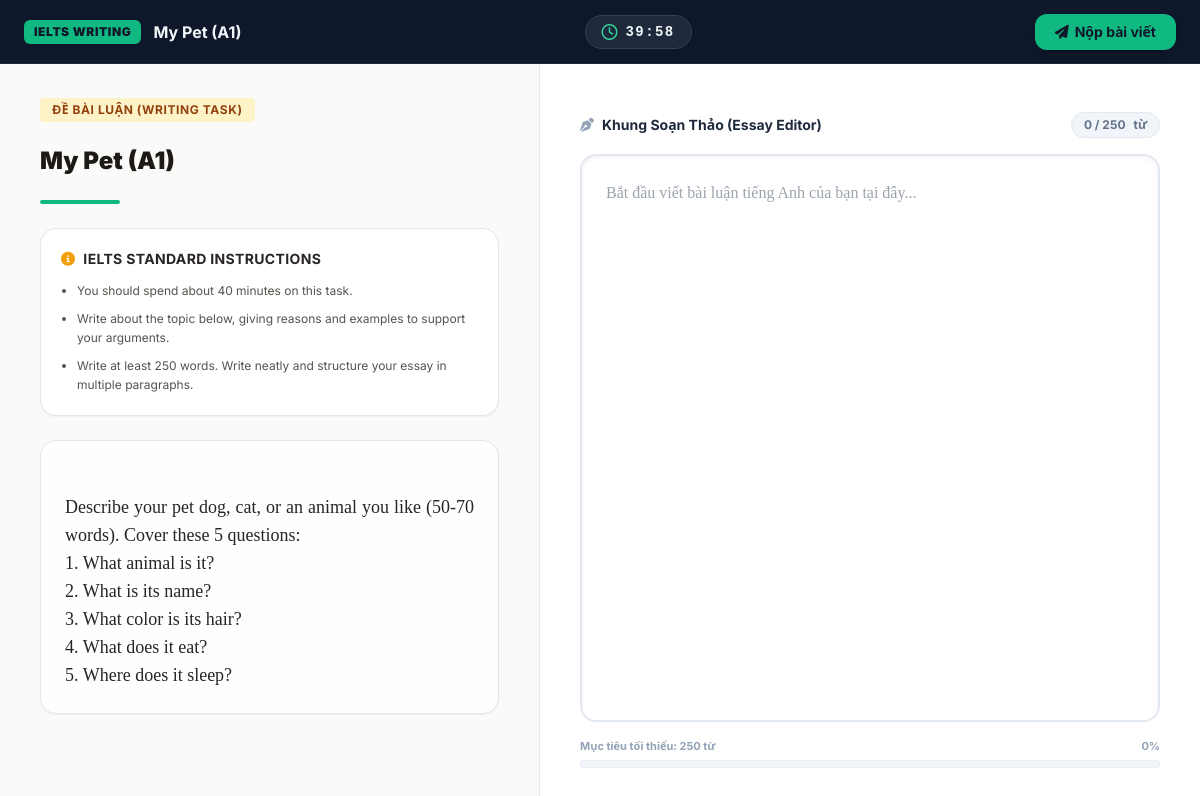
The app's page /writing/test/94/ (signed in) with its own data.
### core/models.py (models this page shows, shortened)
class WritingTask(models.Model):
    user = models.ForeignKey(
        User,
        on_delete=models.CASCADE,
        related_name="writing_tasks",
        null=True,
        blank=True,
        verbose_name="Người tạo",
    )
    title = models.CharField(max_length=200, verbose_name="Tiêu đề bài viết")
    prompt_text = models.TextField(verbose_name="Đề bài luận")
    created_at = models.DateTimeField(auto_now_add=True, verbose_name="Ngày tạo")
    level = models.CharField(
        max_length=2,
        choices=LEVEL_CHOICES,
        default="A1",
        verbose_name="Trình độ",
    )
    class Meta:
        verbose_name = "Bài viết (Writing)"
        verbose_name_plural = "Bài viết (Writing)"
        ordering = ["-created_at"]

### core/views.py (the view, shortened to what this page needs)
# urls.py: path("writing/test/<int:task_id>/", views.writing_test_view, name="writing_test"),
@login_required(login_url="login")
def writing_test_view(request, task_id):
    from .models import WritingTask, UserSubmission
    task = get_object_or_404(WritingTask, id=task_id)
    context = {
        "task": task,
        "mode": "test"
    }
    return render(request, "core/writing_test.html", context)

### templates/core/writing_test.html (shortened to what this page needs)
{% load static %}{% load custom_filters %}
<!DOCTYPE html>
<html lang="vi" class="h-full">
<head>
    <script src="https://cdn.tailwindcss.com"></script>
    <link rel="stylesheet" href="https://cdnjs.cloudflare.com/ajax/libs/font-awesome/6.4.0/css/all.min.css">
</head>
<body class="bg-slate-50 h-full overflow-hidden flex flex-col">
    <header class="bg-slate-900 text-white h-16 px-4 sm:px-6 flex items-center justify-between border-b border-slate-800 z-30 flex-shrink-0">
        <div class="flex items-center gap-3">
            <span class="bg-emerald-500 text-slate-900 text-xs font-black px-2.5 py-1 rounded-md uppercase tracking-wider">IELTS Writing</span>
            <h1 class="font-bold text-sm sm:text-base truncate max-w-[200px] sm:max-w-xs md:max-w-md lg:max-w-lg text-slate-100">
                {{ task.title }}
            </h1>
        </div>
        {% if mode == 'test' %}
        <div class="flex items-center gap-2 bg-slate-800 border border-slate-700 px-4 py-1.5 rounded-full text-slate-200">
            <i class="far fa-clock text-emerald-400 animate-pulse"></i>
            <span class="text-sm font-bold font-mono tracking-widest text-slate-100" id="timer">40:00</span>
        </div>
        {% else %}
        <div class="flex items-center gap-2 bg-emerald-500/10 border border-emerald-500/20 px-4 py-1.5 rounded-full text-emerald-400">
            <i class="fas fa-check-circle"></i>
            <span class="text-xs sm:text-sm font-bold uppercase tracking-wider">Đã hoàn thành</span>
        </div>
        {% endif %}
        <div>
            {% if mode == 'test' %}
            <button type="submit"
                    form="writingForm"
                    class="px-5 py-2 bg-emerald-500 hover:bg-emerald-600 active:scale-[0.98] text-slate-900 font-bold text-sm rounded-xl transition-all shadow-md flex items-center gap-1.5">
                <i class="fas fa-paper-plane"></i> Nộp bài viết
            </button>
            {% else %}
            <a href="{% url 'dashboard' %}"
               class="px-5 py-2 bg-slate-800 hover:bg-slate-700 text-white font-bold text-sm rounded-xl transition-all border border-slate-700 flex items-center gap-1.5">
                <i class="fas fa-arrow-left"></i> Quay lại Dashboard
            </a>
            {% endif %}
        </div>
    </header>
    <main class="flex-1 flex flex-col md:flex-row overflow-hidden relative">
        <section class="w-full md:w-[45%] h-1/2 md:h-full bg-stone-50 border-r border-slate-200 overflow-y-auto px-6 sm:px-10 py-8 select-text">
            <div class="max-w-2xl mx-auto space-y-6">
                <div class="inline-flex items-center bg-amber-100 text-amber-800 px-3 py-1 rounded text-xs font-bold uppercase tracking-wider">
                    Đề bài luận (Writing Task)
                </div>
                <h2 class="text-2xl font-black text-stone-900 leading-tight">
                    {{ task.title }}
                </h2>
                <div class="w-20 h-1 bg-emerald-500 rounded-full"></div>
                <div class="bg-white rounded-2xl border border-stone-200 p-5 space-y-3 shadow-sm">
                    <h3 class="font-bold text-stone-800 text-xs sm:text-sm flex items-center gap-2 uppercase tracking-wide">
                        <i class="fas fa-info-circle text-amber-500"></i>
                        IELTS Standard Instructions
                    </h3>
                    <ul class="text-xs text-stone-600 space-y-2 list-disc pl-4 leading-relaxed">
                        <li>You should spend about 40 minutes on this task.</li>
                        <li>Write about the topic below, giving reasons and examples to support your arguments.</li>
                        <li>Write at least 250 words. Write neatly and structure your essay in multiple paragraphs.</li>
                    </ul>
                </div>
                <div class="bg-white/80 rounded-2xl border border-stone-200 p-6 shadow-sm">
                    <p class="text-stone-800 text-base sm:text-lg font-medium leading-relaxed font-serif text-justify whitespace-pre-line">
                        {{ task.prompt_text }}
                    </p>
                </div>
            </div>
        </section>
        <section class="w-full md:w-[55%] h-1/2 md:h-full bg-white overflow-y-auto px-6 sm:px-10 py-8 flex flex-col">
            <div class="max-w-3xl mx-auto w-full flex-1 flex flex-col space-y-6">
                {% if mode == 'result' %}
                <div class="bg-gradient-to-br from-slate-900 to-slate-800 text-white rounded-3xl p-6 shadow-xl border border-slate-700 relative overflow-hidden animate-slide-up">
                    <div class="absolute -right-8 -bottom-8 w-24 h-24 bg-emerald-500/10 rounded-full blur-xl"></div>
                    <div class="relative z-10 space-y-4">
                        <div class="flex items-center justify-between">
                            <span class="bg-emerald-500 text-slate-900 text-[10px] font-black px-2.5 py-0.5 rounded-full uppercase tracking-wider">Đánh giá kết quả</span>
                            <span class="text-slate-400 text-xs font-semibold">Độ dài: {{ word_count }} từ</span>
                        </div>
                        <div class="flex items-end gap-3">
                            <span class="text-5xl font-black text-emerald-400 tracking-tight leading-none">{{ band }}</span>
                            <span class="text-slate-400 font-bold text-xs uppercase pb-1.5 tracking-wider">Ước lượng Band Score</span>
                        </div>
                        <p class="text-slate-200 text-xs sm:text-sm leading-relaxed italic">
                            "{{ feedback }}"
                        </p>
                    </div>
                </div>
                <div class="flex-1 flex flex-col space-y-3">
                    <h3 class="text-sm font-bold text-slate-800 flex items-center gap-2">
                        <i class="fas fa-file-alt text-slate-400"></i>
                        Bài viết của bạn:
                    </h3>
                    <div class="flex-1 p-6 bg-slate-50 border border-slate-200 rounded-2xl overflow-y-auto text-slate-800 font-serif leading-relaxed text-justify whitespace-pre-line text-base">
                        {{ essay_text }}
                    </div>
                </div>
                {% else %}
                <form id="writingForm" method="POST" class="flex-1 flex flex-col space-y-4">
                    <div class="flex items-center justify-between">
                        <h3 class="text-sm font-bold text-slate-800 flex items-center gap-2">
                            <i class="fas fa-pen-nib text-slate-400"></i>
                            Khung Soạn Thảo (Essay Editor)
                        </h3>
                        <div class="flex items-center gap-2 text-xs font-bold text-slate-500 bg-slate-100 border border-slate-200 px-3 py-1 rounded-full">
                            <span id="wordCountText">0 / 250</span> từ
                        </div>
                    </div>
                    <div class="flex-1 flex flex-col relative">
                        <textarea id="essayTextarea"
                                  name="essay_text"
                                  placeholder="Bắt đầu viết bài luận tiếng Anh của bạn tại đây..."
                                  class="flex-grow w-full min-h-[350px] md:min-h-[400px] p-6 border-2 border-slate-200 rounded-2xl text-slate-800 text-base leading-relaxed font-serif focus:outline-none focus:border-emerald-500 focus:ring-4 focus:ring-emerald-500/10 transition-all resize-none shadow-inner"
                                  required></textarea>
                    </div>
                    <div class="space-y-1.5">
                        <div class="flex justify-between text-[11px] font-bold text-slate-400">
                            <span>Mục tiêu tối thiểu: 250 từ</span>
                            <span id="progressPercent">0%</span>
                        </div>
                        <div class="w-full bg-slate-100 h-2 rounded-full overflow-hidden border border-slate-200/50">
                        </div>
                    </div>
                </form>
                {% endif %}
            </div>
        </section>
    </main>
</body>
</html>

### templates/core/writing_test.html (style rules this page uses)
body { font-family: 'Inter', system-ui, sans-serif; }

### records on screen
WritingTask: title "My Pet (A1)", prompt_text "Describe your pet dog, cat, or an animal you like (50-70 words). Cover these 5 questions: 1. What animal is it? 2. What is its name? 3. What color is its hair? 4. What does it eat? 5. Where does it sleep?"
